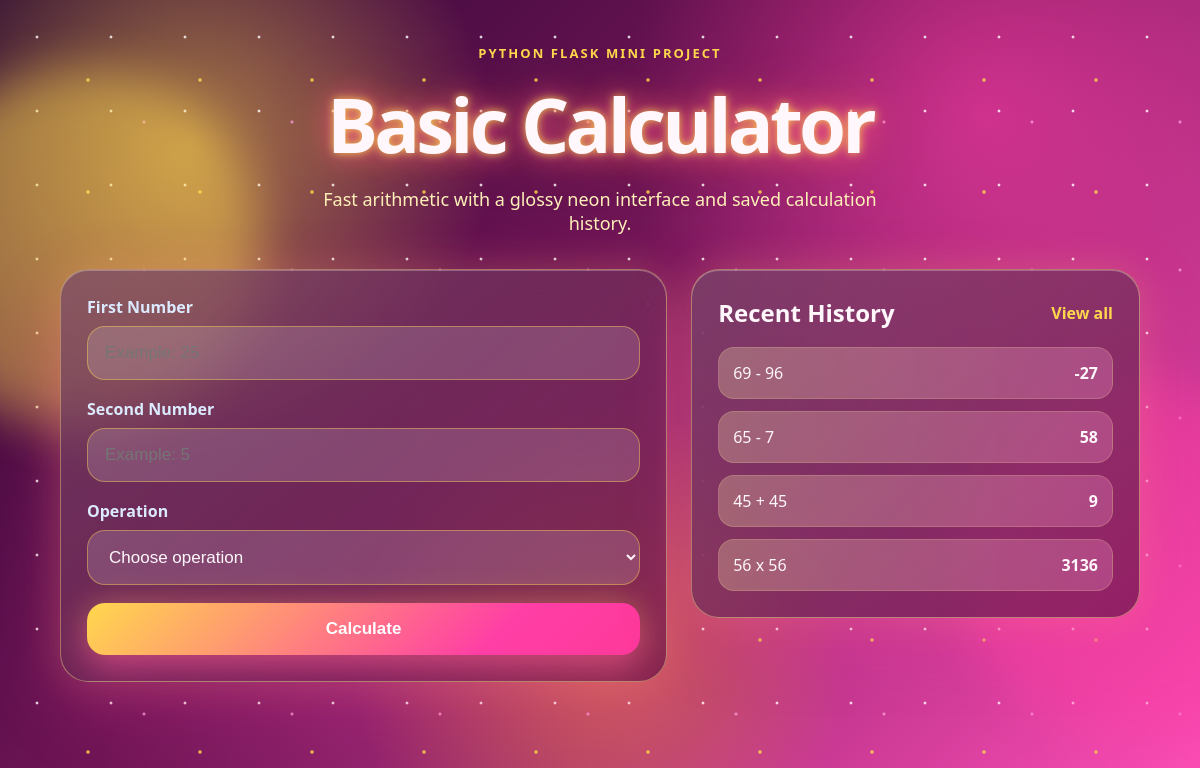
Before: / with the older database file.
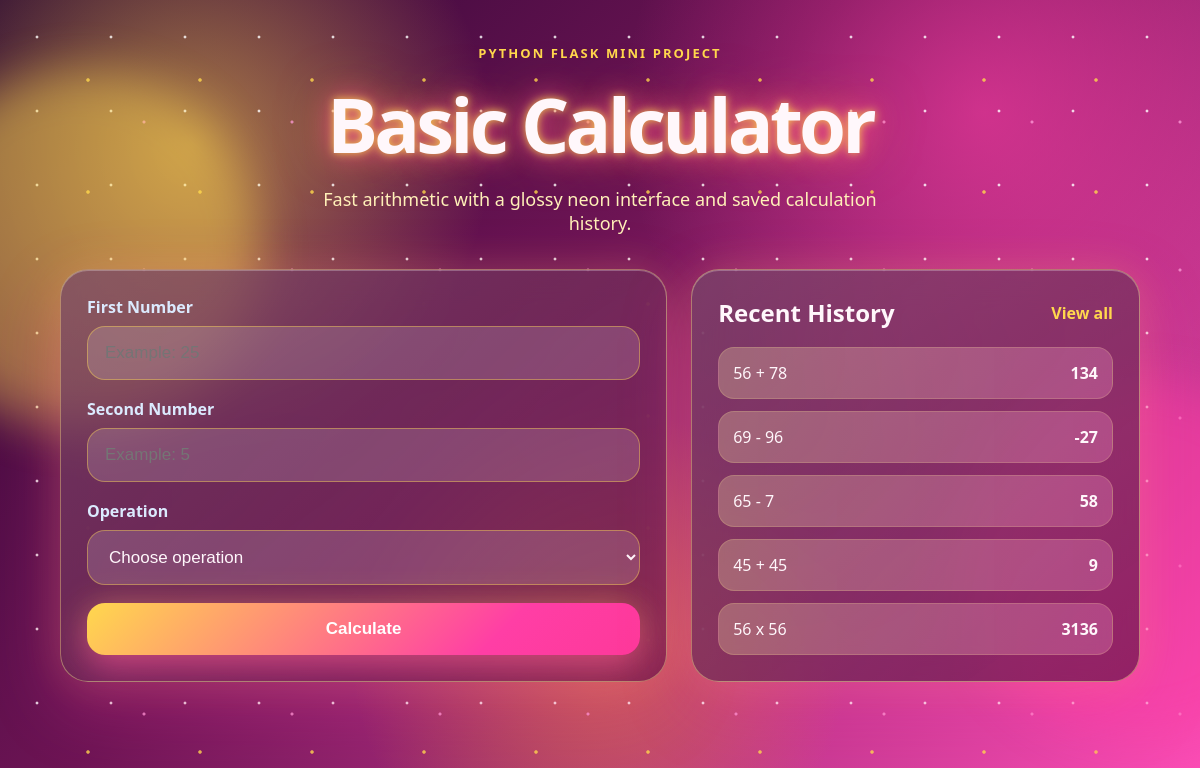
After: the same page with the newer database file.
### tables this page shows
CREATE TABLE calculations (
                id INTEGER PRIMARY KEY AUTOINCREMENT,
                first_number TEXT NOT NULL,
                second_number TEXT NOT NULL,
                operation TEXT NOT NULL,
                result TEXT NOT NULL,
                created_at TEXT NOT NULL
            );

### app.py (the view, shortened to what this page needs)
@app.route("/", methods=["GET", "POST"])
def index():
    result = None
    error = None
    expression = None
    with get_connection() as conn:
        history = conn.execute(
            "SELECT * FROM calculations ORDER BY id DESC LIMIT 8"
        ).fetchall()
    return render_template(
        "index.html",
        result=result,
        error=error,
        expression=expression,
        operations=OPERATIONS,
        history=history,
    )

### app.py (called while the page is built)
def get_connection():
    conn = sqlite3.connect(DB_PATH)
    conn.row_factory = sqlite3.Row
    return conn

### templates/index.html (shortened to what this page needs)
<!DOCTYPE html>
<html lang="en">
<head>
    <link rel="stylesheet" href="{{ url_for('static', filename='style.css') }}">
</head>
<body>
    <div class="aurora aurora-one"></div>
    <div class="aurora aurora-two"></div>
    <main class="page">
        <section class="hero">
            <p class="eyebrow">Python Flask Mini Project</p>
            <h1>Basic Calculator</h1>
            <p class="subtitle">Fast arithmetic with a glossy neon interface and saved calculation history.</p>
        </section>
        <section class="layout">
            <div class="calculator-card glass">
                <form method="POST" class="calculator-form">
                    <label>
                        First Number
                        <input type="number" step="any" name="first_number" placeholder="Example: 25" required>
                    </label>
                    <label>
                        Second Number
                        <input type="number" step="any" name="second_number" placeholder="Example: 5" required>
                    </label>
                    <label>
                        Operation
                        <select name="operation" required>
                            <option value="">Choose operation</option>
                        </select>
                    </label>
                    <button type="submit" class="primary-button">Calculate</button>
                </form>
            </div>
            <aside class="history-card glass">
                <div class="section-title">
                    <h2>Recent History</h2>
                    <a href="{{ url_for('history') }}">View all</a>
                </div>
                {% if history %}
                    <ul class="history-list">
                        {% for item in history %}
                            <li>
                                <span>{{ item.first_number }} {{ item.operation }} {{ item.second_number }}</span>
                                <strong>{{ item.result }}</strong>
                            </li>
                        {% endfor %}
                    </ul>
                {% else %}
                    <p class="empty">No calculations yet. Try your first one!</p>
                {% endif %}
            </aside>
        </section>
    </main>
</body>
</html>

Changed rows visible on the page:
added calculations: first_number "56", operation "+", second_number "78", result "134"
